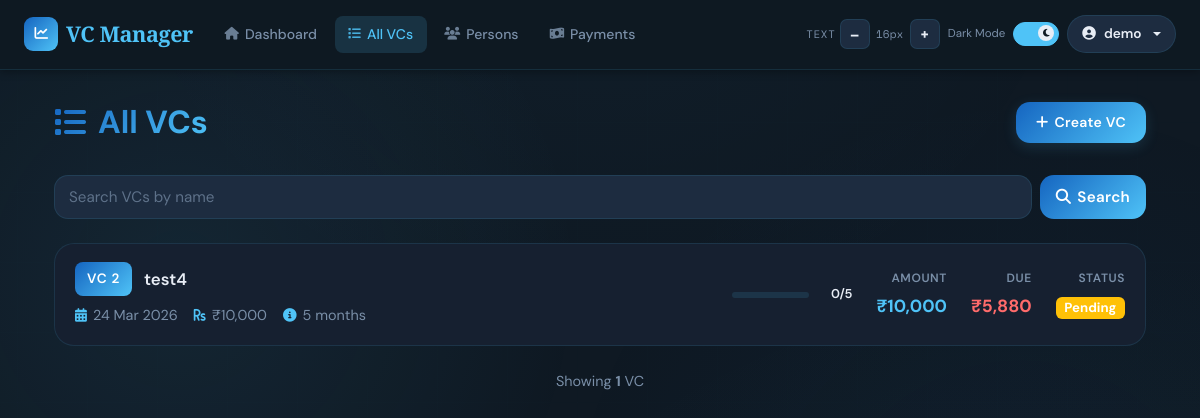
Screenshot of /vc/ (signed in) with the database file from the repository.
### app/models/user.py (models this page shows, shortened)
class User(UserMixin, db.Model):
    __tablename__ = 'users'
    id = db.Column(db.Integer, primary_key=True)
    email = db.Column(db.String(120), unique=True, nullable=False, index=True)
    name = db.Column(db.String(120), nullable=False)
    password_hash = db.Column(db.String(255), nullable=True)  # Nullable for OAuth-only users
    google_id = db.Column(db.String(255), unique=True, nullable=True)  # For OAuth users
    created_at = db.Column(db.DateTime, default=datetime.utcnow)
    last_login = db.Column(db.DateTime, nullable=True)
    vcs = db.relationship('VC', backref='user', lazy=True, cascade='all, delete-orphan')
    persons = db.relationship('Person', backref='user', lazy=True, cascade='all, delete-orphan')

### app/models/vc.py (models this page shows, shortened)
class VC(db.Model):
    __tablename__ = 'vcs'
    id           = db.Column(db.Integer, primary_key=True)
    user_id      = db.Column(db.Integer, db.ForeignKey('users.id'), nullable=False, index=True)
    vc_number    = db.Column(db.Integer, unique=True, nullable=False)
    name         = db.Column(db.String(100), nullable=False)
    start_date   = db.Column(db.DateTime, nullable=False, default=lambda: datetime.now(timezone.utc))
    amount       = db.Column(db.Float, nullable=False)
    tenure       = db.Column(db.Integer, nullable=False)
    current_hand = db.Column(db.Integer, default=1)
    narration    = db.Column(db.Text)
    status       = db.Column(db.Enum(PaymentStatus, native_enum=False), default=PaymentStatus.PENDING)
    min_interest = db.Column(db.Float, nullable=False, default=0.0)
    created_at   = db.Column(db.DateTime, default=lambda: datetime.now(timezone.utc))
    updated_at   = db.Column(db.DateTime, default=lambda: datetime.now(timezone.utc),
                             onupdate=lambda: datetime.now(timezone.utc))
    hands          = db.relationship('VCHand',      backref='vc', lazy=True, cascade='all, delete-orphan')
    payments       = db.relationship('Payment',     backref='vc', lazy=True, cascade='all, delete-orphan')
    ledger_entries = db.relationship('LedgerEntry', back_populates='vc', lazy=True)
    members        = db.relationship('Person', secondary=vc_members, backref='vcs')
    @property
    def total_slots(self):
        result = db.session.execute(
            db.select(db.func.sum(vc_members.c.slots))
            .where(vc_members.c.vc_id == self.id)
        ).scalar()
        return int(result or 0)
    @property
    def total_due_per_vc(self):
        return sum(c.amount for h in self.hands for c in h.contributions if not c.paid)
    @property
    def completed_hand_obj(self):
        return (self.current_hand - 1) if self.current_hand <= self.tenure else self.tenure

### app/models/contribution.py (models this page shows)
class Contribution(db.Model):
    __tablename__ = 'contributions'
    id = db.Column(db.Integer, primary_key=True)
    hand_id = db.Column(db.Integer, db.ForeignKey('vc_hands.id'), nullable=False, index=True)
    person_id = db.Column(db.Integer, db.ForeignKey('persons.id'), nullable=True, index=True)
    amount = db.Column(db.Float, nullable=False)
    date = db.Column(db.DateTime, default=datetime.utcnow)
    paid = db.Column(db.Boolean, default=False)  # True when this contribution/payment has been made
    person = db.relationship('Person', backref='contributions')

### app/routes/vc.py (the view)
@vc_bp.route('/')
@login_required
def vcs_list():
    vcs = VC.query.filter_by(user_id=current_user.id).order_by(VC.vc_number).all()
    total_due = sum(c.amount for vc in vcs for hand in vc.hands for c in hand.contributions if not c.paid)
    total_vcs = len(vcs)
    total_members = sum(vc.total_slots for vc in vcs) if vcs else 0
    return render_template('vc/list.html', vcs=vcs, total_due=total_due, total_members=total_members, total_vcs=total_vcs)

### templates/vc/list.html (shortened to what this page needs)
{% extends "base.html" %}
{% block content %}
<div class="container-fluid">
    <div class="page-header">
        <h1 class="page-title">
            <i class="fas fa-list"></i>All VCs
        </h1>
        <button class="btn btn-primary" onclick="location.href='{{ url_for('vc.create_vc') }}'">
            <i class="fas fa-plus"></i>Create VC
        </button>
    </div>
    <div class="control-bar">
        <div class="search-box">
            <input
                id="vc-search-input"
                type="search"
                class="form-control"
                placeholder="Search VCs by name">
            <button id="vc-search-btn" class="btn" type="button">
                <i class="fas fa-search"></i>Search
            </button>
        </div>
    </div>
    <div class="vc-list">
        {% if vcs %}
            {% for vc in vcs %}
            {% set completion_ratio = (vc.completed_hand_obj / vc.tenure) if vc.tenure else 0 %}
            <div class="vc-item {{ 'completed' if completion_ratio == 1 else '' }}"
                onclick="location.href='{{ url_for('vc.view_vc', id=vc.id) }}'">
                <div class="vc-item-main">
                    <div class="vc-item-header">
                        <span class="vc-badge">VC {{ vc.vc_number }}</span>
                        <span class="vc-name">{{ vc.name }}</span>
                    </div>
                    <div class="vc-meta">
                        <div class="vc-meta-item">
                            <i class="fas fa-calendar-alt"></i>
                            <span>{{ vc.start_date.strftime('%d %b %Y') }}</span>
                        </div>
                        <div class="vc-meta-item">
                            <i class="fas fa-rupee-sign"></i>
                            <span>₹{{ "%.0f"|format(vc.amount)|indian_comma }}</span>
                        </div>
                        <div class="vc-meta-item">
                            <i class="fas fa-info-circle"></i>
                            <span>{{ vc.tenure }} months</span>
                        </div>
                    </div>
                </div>
                <div class="vc-item-stats">
                    <div class="vc-progress">
                        <div class="progress-bar-custom">
                        </div>
                        <div class="progress-text">{{ vc.completed_hand_obj }}/{{ vc.tenure }}</div>
                    </div>
                    <div class="vc-stat">
                        <div class="vc-stat-label">Amount</div>
                        <div class="vc-stat-value amount">₹{{ "%.0f"|format(vc.amount)|indian_comma }}</div>
                    </div>
                    <div class="vc-stat">
                        <div class="vc-stat-label">Due</div>
                        <div class="vc-stat-value due">₹{{ "%.0f"|format(vc.total_due_per_vc)|indian_comma }}</div>
                    </div>
                    <div class="vc-stat">
                        <div class="vc-stat-label">Status</div>
                        <div class="vc-stat-value">
                            {% if completion_ratio == 1 %}
                                <span class="badge bg-success">Done</span>
                            {% elif vc.total_due_per_vc > 0 %}
                                <span class="badge bg-warning">Pending</span>
                            {% else %}
                                <span class="badge bg-info">Active</span>
                            {% endif %}
                        </div>
                    </div>
                </div>
            </div>
            {% endfor %}
        {% endif %}
    </div>
    {% if vcs %}
    <div style="margin-top: 24px; text-align: center; color: var(--text-muted); font-size: 0.9rem;">
        Showing <strong>{{ vcs|length }}</strong> VC{{ 's' if vcs|length != 1 else '' }}
    </div>
    {% endif %}
</div>
{% endblock %}

### templates/base.html (shortened to what this page needs)
<!DOCTYPE html>
<html lang="en" data-theme="dark">
<head>
    <link href="https://cdnjs.cloudflare.com/ajax/libs/font-awesome/6.5.0/css/all.min.css" rel="stylesheet">
    <link href="https://cdn.jsdelivr.net/npm/bootstrap@5.3.0/dist/css/bootstrap.min.css" rel="stylesheet">
    <link rel="stylesheet" href="https://cdn.jsdelivr.net/npm/swiper@11/swiper-bundle.min.css" />
</head>
<body>
<nav class="navbar navbar-expand-lg" role="navigation" aria-label="Main navigation">
    <div class="container-fluid px-4">
        <a class="navbar-brand" href="{{ url_for('dashboard.index') }}">
            <div class="brand-icon" aria-hidden="true"><i class="fas fa-chart-line"></i></div>
            VC Manager
        </a>
        <div class="collapse navbar-collapse" id="navbarNav">
            {% if current_user.is_authenticated %}
            <ul class="navbar-nav me-auto d-none d-md-flex">
                <li class="nav-item"><a class="nav-link" href="{{ url_for('dashboard.index') }}"><i class="fas fa-home"></i>Dashboard</a></li>
                <li class="nav-item"><a class="nav-link" href="{{ url_for('vc.vcs_list') }}"><i class="fas fa-list"></i>All VCs</a></li>
                <li class="nav-item"><a class="nav-link" href="{{ url_for('person.persons') }}"><i class="fas fa-users"></i>Persons</a></li>
                <li class="nav-item"><a class="nav-link" href="{{ url_for('payment.record_payment') }}"><i class="fas fa-money-bill-wave"></i>Payments</a></li>
            </ul>
            {% endif %}
            <div class="d-flex align-items-center ms-auto gap-2 mt-2 mt-lg-0">
                <div class="d-flex align-items-center gap-1" role="toolbar" aria-label="Font size">
                    <span class="a11y-label d-none d-xl-inline">Text</span>
                    <button class="fs-btn" id="fsDecrease" aria-label="Decrease font size">–</button>
                    <span class="fs-display" id="fsDisplay" aria-live="polite">16px</span>
                    <button class="fs-btn" id="fsIncrease" aria-label="Increase font size">+</button>
                </div>
                <div class="d-flex align-items-center gap-2" aria-label="Theme">
                    <span class="toggle-label-text d-none d-xl-inline" id="themeLabel">Dark</span>
                    <label class="toggle-switch" aria-label="Toggle light/dark mode">
                        <div class="toggle-track"></div>
                        <div class="toggle-thumb"><i class="fas fa-moon" id="toggleIcon"></i></div>
                    </label>
                </div>
                {% if current_user.is_authenticated %}
                <div class="dropdown">
                    <button class="user-btn dropdown-toggle" type="button" data-bs-toggle="dropdown" aria-expanded="false">
                        <i class="fas fa-user-circle"></i>
                        <span class="d-none d-sm-inline">{{ current_user.name }}</span>
                    </button>
                </div>
                {% endif %}
            </div>
        </div>
    </div>
</nav>
<main class="main-content" role="main">
    <div class="container">
        {% block content %}{% endblock %}
    </div>
</main>
</body>
</html>

### templates/vc/list.html (style rules this page uses)
html { font-size: var(--fs-base); }
body { font-size: var(--fs-base); }
.page-header { display: flex; justify-content: space-between; align-items: center; gap: 12px; margin-bottom: 32px; flex-wrap: nowrap; }
.page-title { font-size: 2rem; font-weight: 700; background: var(--grad-header); -webkit-background-clip: text; -webkit-text-fill-color: transparent; margin: 0; display: flex; align-items: center; gap: 12px; white-space: nowrap; flex-shrink: 0; }
.page-title i { color: var(--accent); flex-shrink: 0; }
.control-bar { display: flex; gap: 12px; flex-wrap: wrap; margin-bottom: 24px; align-items: center; }
.search-box { display: flex; gap: 8px; flex: 1; min-width: 240px; }
.search-box .form-control { background: var(--surface2); color: var(--text); border: 1.5px solid var(--border); border-radius: var(--radius-md); padding: 10px 14px; font-size: 0.95rem; flex: 1; }
.search-box .form-control::placeholder { color: var(--text-muted); }
.search-box .btn { background: var(--grad-header); color: #fff; border: none; padding: 10px 16px; border-radius: var(--radius-md); cursor: pointer; transition: all 0.28s cubic-bezier(.4,0,.2,1); font-weight: 600; display: flex; align-items: center; justify-content: center; gap: 6px; font-size: 0.95rem; }
.vc-list { display: flex; flex-direction: column; gap: 12px; }
.vc-item { background: var(--surface); border: 1.5px solid var(--border); border-radius: var(--radius-lg); padding: 18px 20px; transition: all 0.28s cubic-bezier(.4,0,.2,1); cursor: pointer; display: flex; align-items: center; justify-content: space-between; gap: 20px; }
.vc-item-main { flex: 1; min-width: 0; }
.vc-item-header { display: flex; align-items: center; gap: 12px; margin-bottom: 8px; }
.vc-badge { background: var(--grad-header); color: #fff; padding: 6px 12px; border-radius: var(--radius-sm); font-weight: 600; font-size: 0.85rem; text-transform: uppercase; letter-spacing: 0.05em; min-width: 50px; text-align: center; }
.vc-name { font-size: 1.05rem; font-weight: 600; color: var(--text); }
.vc-meta { display: flex; gap: 16px; margin-top: 8px; flex-wrap: wrap; font-size: 0.9rem; color: var(--text-muted); }
.vc-meta-item { display: flex; align-items: center; gap: 6px; }
.vc-meta-item i { color: var(--accent); font-size: 0.85rem; }
.vc-item-stats { display: flex; gap: 24px; align-items: center; min-width: fit-content; }
.vc-stat { text-align: right; }
.vc-stat-label { font-size: 0.75rem; font-weight: 600; color: var(--text-muted); text-transform: uppercase; letter-spacing: 0.05em; margin-bottom: 4px; }
.vc-stat-value { font-size: 1.1rem; font-weight: 700; color: var(--text); }
.vc-stat-value.amount { color: var(--accent); }
.vc-stat-value.due { color: var(--danger); }
.vc-progress { display: flex; align-items: center; gap: 8px; min-width: 120px; }
.progress-bar-custom { flex: 1; height: 6px; background: var(--border); border-radius: 3px; overflow: hidden; }
.progress-text { font-size: 0.8rem; font-weight: 600; color: var(--text); min-width: 35px; text-align: right; }

### rows the page displays
User: name "demo"
VC: vc_number "2", name "test4", start_date "24 Mar 2026", amount "10,000", tenure "5", completed_hand_obj "0"
Contribution: paid.paid "5,880"

### other values shown
{{ vcs|length }} "1"
